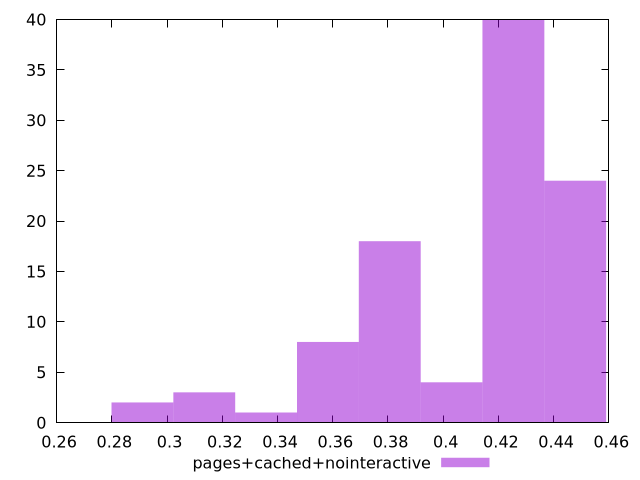

gnuplot code for this plot:
$_pagesCachedNointeractive <<EOF
0.4254242949706011 40
0.38064279023685355 18
0.4478150473374748 24
0.35825203786997983 8
0.4030335426037273 4
0.3358612855031061 1
0.2910797807693586 2
0.31347053313623235 3
EOF
set key outside below
set terminal pngcairo
set output "report_00005_2020-11-02T22-26-11.212Z/max-potential-fid/pages+cached+nointeractive//hist.png"
set yrange [0:40]
set boxwidth 0.02239075236687374
set style fill transparent solid 0.5 noborder
plot $_pagesCachedNointeractive title "pages+cached+nointeractive" with boxes ,
